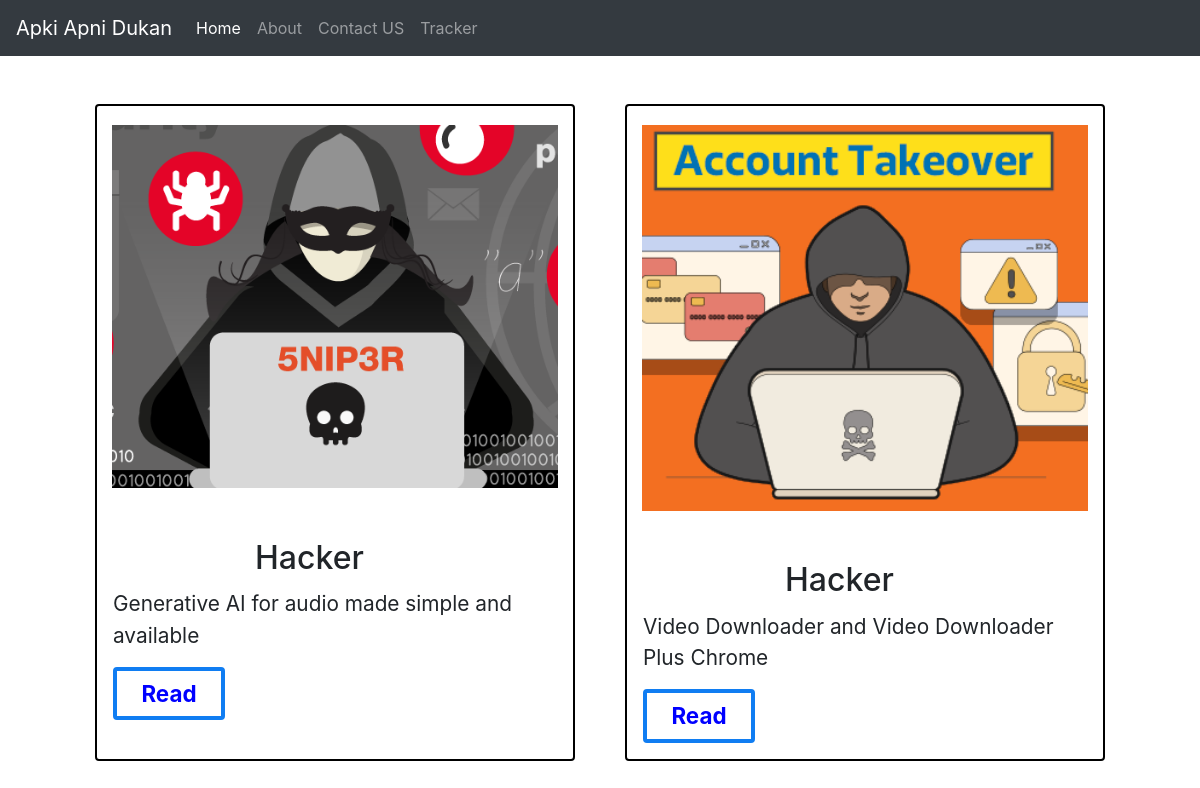
Screenshot of /blog/ with the database file from the repository.
### blog/models.py (models this page shows)
class Blog(models.Model):
    postId=models.AutoField(primary_key=True)
    title=models.CharField(max_length=50)
    head0=models.CharField(max_length=500,default="")
    category=models.CharField(max_length=500,default="")
    desc0=models.CharField(max_length=5000,default="")
    head1=models.CharField(max_length=500,default="")
    desc1=models.CharField(max_length=5000,default="")
    head2=models.CharField(max_length=500,default="")
    desc2=models.CharField(max_length=5000,default="")
    pubDate=models.DateField()
    thumbnails=models.ImageField(upload_to='blog/images',default="")
    def __str__(self):
        return self.title

### blog/views.py (the view)
# urls.py: path('', views.index,name="blogLove"),
def index(request):
    blog=Blog.objects.all()
    allBlog=[]
    titId=Blog.objects.values('category','postId')
    blogPost={item["category"] for item in titId}
    for cat in blogPost:
        newPost=Blog.objects.filter(category=cat)
        n=len(newPost)
        x=n%2
        newLine=0
        if(x!=0):
            newLine=1
        newLine+=n//2
        totalBlogs=len(blog)
        allBlog.append([newPost,range(1,newLine),totalBlogs])
    params={'totBlog':allBlog}
    print(params)
    return render (request,'blog/index.html',params)

### blog/templates/blog/index.html (shortened to what this page needs)
{% extends 'blog/basic.html' %}
{% block body%}
{% for post,range,line in totBlog %}
<div class="container">
  <div class="postBox">
    {% for i in post %}
    <div class="card " style="width: 30rem;">
      <div class="col-auto d-none d-lg-block imgs">
        <img src='/media/{{i.thumbnails}} '  alt="...">
      </div>
      <div class="card-body">
        <h5 class="card-title">{{i.category}}</h5>
        <p class="card-text">{{i.title}}</p>
        <a href="/blog/blogpost/{{i.postId}}" class="btn btn-primary " id="rd{{i.postId}}"><b>Read</b></a>
      </div>
    </div>
    {% endfor %}
  </div>
  {% endfor %}
  {%endblock%}

### blog/templates/blog/basic.html (shortened to what this page needs)
<html lang="en">
<head>
  <link rel="stylesheet" href="https://cdn.jsdelivr.net/npm/bootstrap@4.6.2/dist/css/bootstrap.min.css"
>
</head>
<body>
  <nav class="navbar navbar-expand-lg navbar-dark bg-dark">
    <a class="navbar-brand" href="/shop/">Apki Apni Dukan</a>
    <div class="collapse navbar-collapse" id="navbarSupportedContent">
      <ul class="navbar-nav mr-auto">
        <li class="nav-item active">
          <a class="nav-link" href="/shop/">Home <span class="sr-only">(current)</span></a>
        </li>
        <li class="nav-item">
          <a class="nav-link" href="/shop/about">About</a>
        </li>
        <li class="nav-item dropdown">
        <li class="nav-item">
          <a class="nav-link" href="/shop/contact">Contact US</a>
        </li>
        <li class="nav-item dropdown">
        <li class="nav-item">
          <a class="nav-link" href="/shop/tracker">Tracker</a>
        </li>
      </ul>
    </div>
  </nav>
  <br>
  <br>
  {% block body%} {% endblock %}
</body>
</html>

### rows the page displays
Blog: thumbnails (picture), category "Hacker", title "Generative AI for audio made simple and available"
Blog: thumbnails (picture), category "Hacker", title "Video Downloader and Video Downloader Plus Chrome"
